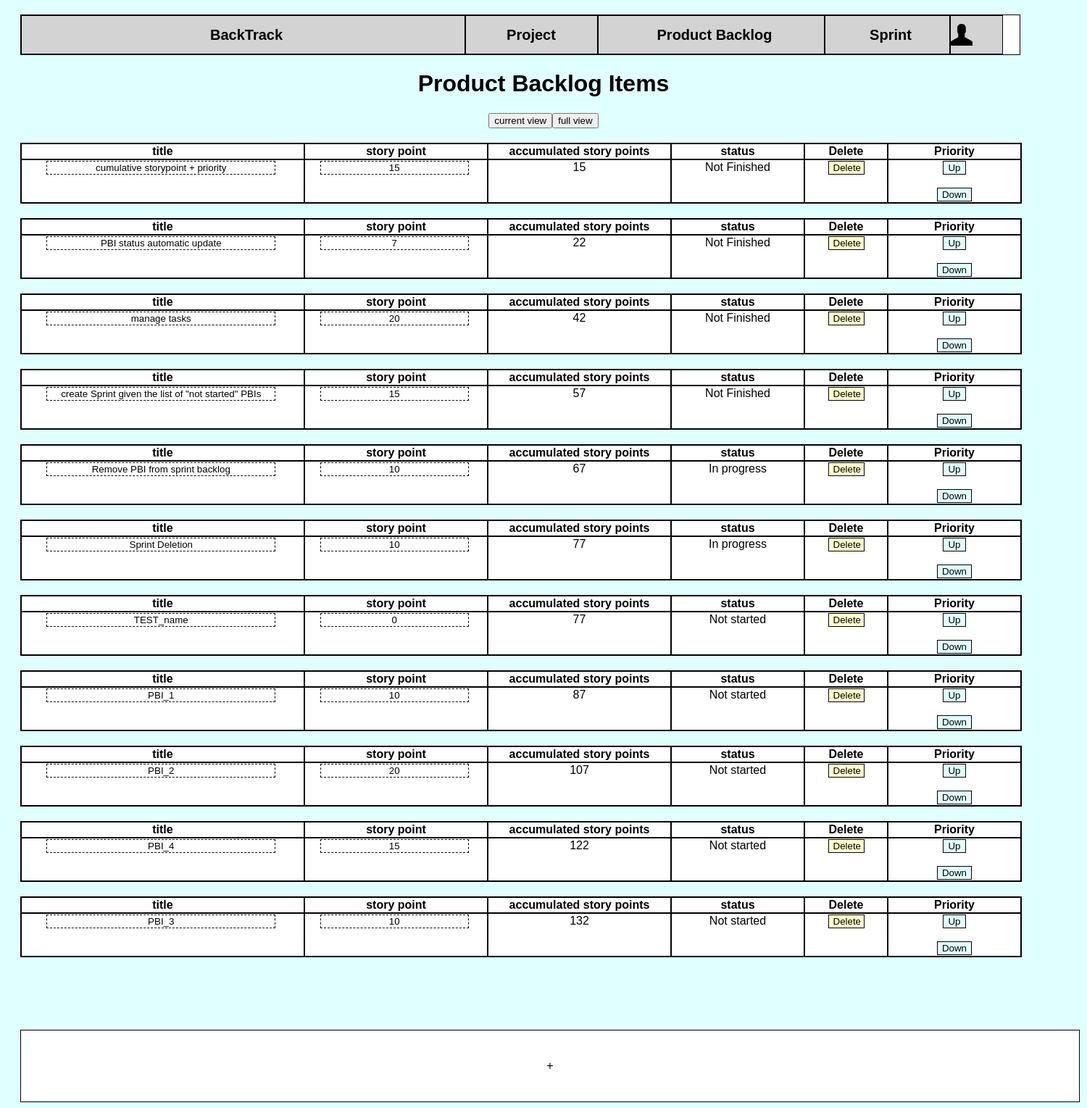
The page /productBacklog/ (signed in) on the database as committed earlier.
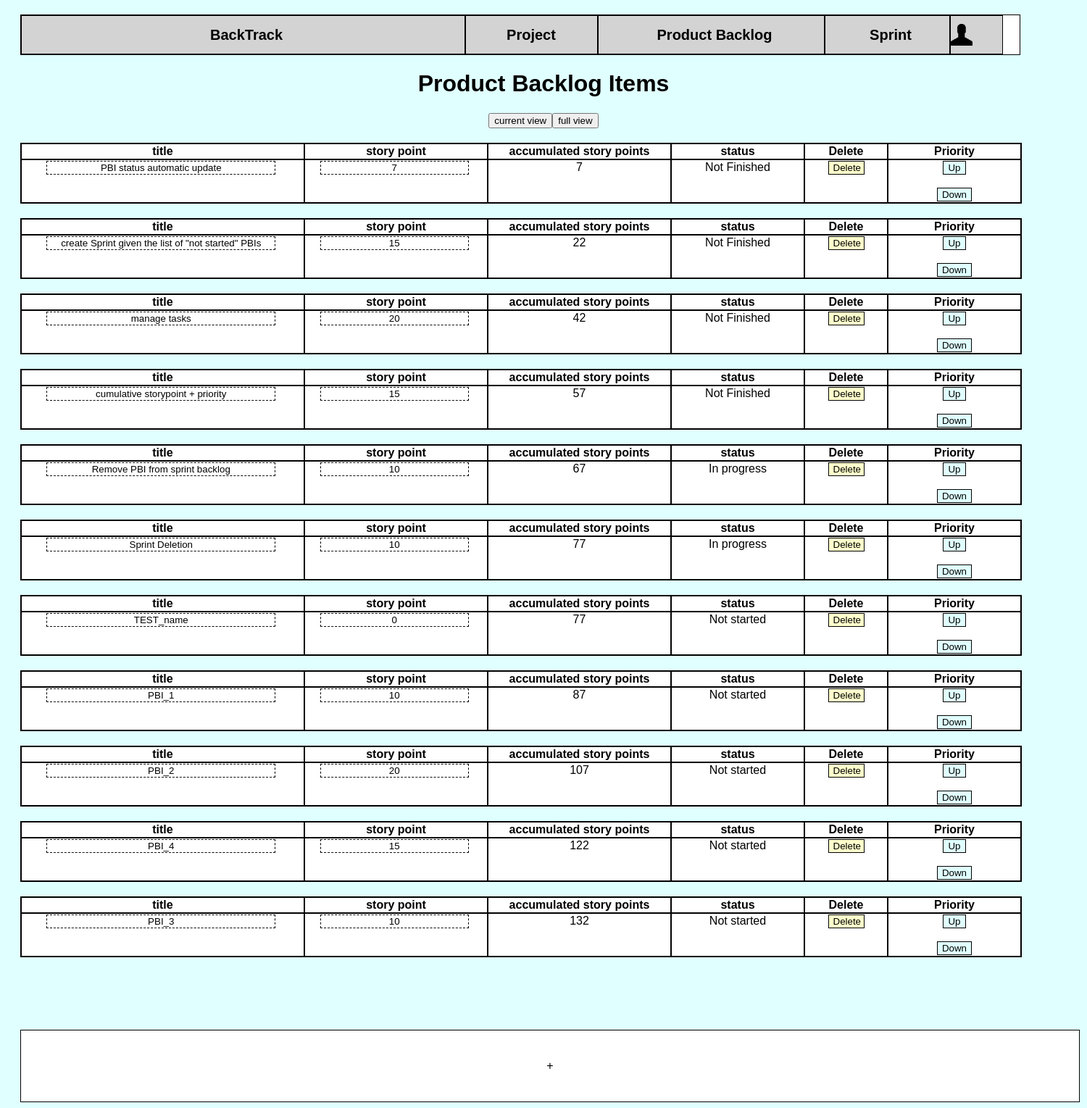
The same page on the database as committed later.
### sprints/models.py (models this page shows)
class PBI(models.Model):
    project = models.ForeignKey(Project, on_delete=models.CASCADE, null=True, blank=True)
    description = models.CharField(max_length=200)
    id = models.AutoField(primary_key=True)
    STATUS = (('NS', 'Not started'), ('IP', 'In progress'), ('C', 'Complete'), ('NF', 'Not Finished'))
    status = models.CharField(max_length=10, choices=STATUS, default='NS')
    sprint = models.ForeignKey(SprintBacklog, null=True, on_delete=models.SET_NULL, blank=True)
    estimated_efforts = models.IntegerField(null=True)
    remainStory = models.IntegerField(null=True, default=10)
    priority=models.IntegerField(default=0)
    objects = models.Manager()
    remaining_efforts=models.IntegerField(null=True)
    cumulative_storypoint=models.IntegerField(null=True, default=0, blank=True)
    class Meta:
        ordering = ['priority']
    def __str__(self):
        return self.description

### productBacklog/views.py (the view, shortened to what this page needs)
# urls.py: path('', views.product_backlog , name='productBacklog'),
def product_backlog(request):
    if request.user.is_authenticated:
        user = str(request.user)
        users_project = Developer.objects.filter(user__username=user)[0].project
        sprint_backlog = Project.objects.filter(name=users_project)[0].sprintBacklog
        pbis = PBI.objects.order_by('priority') # by default we show a full view of list of pbis
        for i in range(len(pbis)):
            if i==0:
                pbis[i].cumulative_storypoint=pbis[i].remainStory
                pbis[i].save()
            else:
                order=pbis[i].priority
                pbis[i].cumulative_storypoint=pbis[i].remainStory+pbis[i-1].cumulative_storypoint
                pbis[i].save()
        print(users_project)
        print(sprint_backlog)
        print(pbis)
        return render(request, 'productBacklog/pbi_list.html', {'pbi_list': pbis})
    else:
        return redirect('%s?next=%s' % (settings.LOGIN_URL, request.path))

### sprints/models.py (called while the page is built)
    def __str__(self):
        return self.name

### templates/productBacklog/pbi_list.html (shortened to what this page needs)
<!DOCTYPE html>
{% extends 'base.html' %}
{% block content %}
<html lang="en">
    <div id="pagename">
      <h1>Product Backlog Items</h1>
    </div>
    <div id="buttons">
            <button onclick="filterCurrent(0)">current view</button>
            <button onclick="filterCurrent(1)">full view</button>
    </div>
    {% for pbi in pbi_list %}
      <div id="tablediv">
        <table id = "table" {%if pbi.status != "IP" %} class = "nonIP" {%endif%}>
          <tr style="display: flex; width: 1380px">
            <th style="flex: 25%;">title</th>
            <th style="flex: 15%;">story point</th>
            <th style="flex: 15%;">accumulated story points</th>
            <th style="flex:10%;">status</th>
              <th style="flex:5%;">Delete</th>
              <th style="flex: 10%">Priority</th>
          </tr>
          <tr style="display: flex; width: 1380px">
              <td style="flex: 25%;">
                  <form action="" method="post" name="description">
                      <input type="text" value="{{ pbi.description }}" name="description" style="text-align: center;border: dashed 1px; width: 80%">
                  </form>
              </td>
            <td style="flex: 15%;" class="storypoint">
                <form action="" method="post" name="story">
                    <input type="text" value="{{ pbi.remainStory }}" name="storypoint" style="text-align: center;border: dashed 1px; width: 80%">
                </form>
            </td>
            <td style="flex: 15%;" class="cumulated_storypoint">{{ pbi.cumulative_storypoint }}</td>
            <td style="flex: 10%;">{{ pbi.get_status_display }}</td>
            <td style="flex: 5%;">
                    <form action="" method="GET">
                        <button class="deleteButton" name="DeletePBI" value="{{pbi.id}}">Delete</button>
                    </form>
            </td>
              <td style="flex: 10%">
                  <span style="flex: 50%;margin-right: 5px">
                  <form action="up/" method="get">
                    <button  class="priorityButton">Up</button>
                  </form>
                  </span>
                  <span style="flex: 50%; margin-left: 5px">
                    <form action="down/" method="get">
                      <button  class="priorityButton">Down</button>
                  </form>
                  </span>
              </td>
          </tr>
        </table>
      </div>
    {% empty %}
      <li>No PBI yet.</li>
    {% endfor %}
    <div id="addbox" onclick="openAddForm()">
      +
    </div>
  </body>
</html>
{%endblock%}

Rows that differ between the two databases and show on the page:
changed PBI "PBI status automatic update": cumulative_storypoint "22" → "7"; moves up the list
changed PBI "create Sprint given the list of \"not started\" PBIs": cumulative_storypoint "57" → "22"; moves up the list
changed PBI "manage tasks": moves down the list
changed PBI "cumulative storypoint + priority": cumulative_storypoint "15" → "57"
